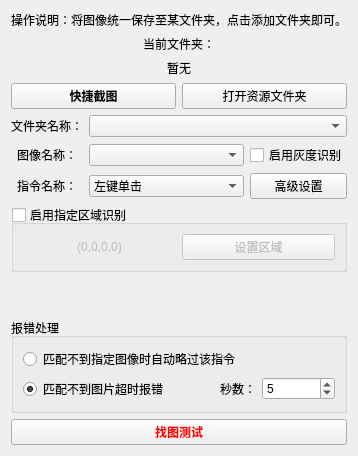
       <widget class="QWidget" name="tab">
        <attribute name="title">
         <string>图像点击</string>
        </attribute>
        <layout class="QVBoxLayout" name="verticalLayout_12">
         <item>
          <widget class="QLabel" name="label">
           <property name="text">
            <string>操作说明：将图像统一保存至某文件夹，点击添加文件夹即可。</string>
           </property>
           <property name="alignment">
            <set>Qt::AlignCenter</set>
           </property>
           <property name="wordWrap">
            <bool>false</bool>
           </property>
          </widget>
         </item>
         <item>
          <layout class="QVBoxLayout" name="verticalLayout_2">
           <item>
            <layout class="QVBoxLayout" name="verticalLayout">
             <item>
              <widget class="QLabel" name="label_2">
               <property name="text">
                <string>当前文件夹：</string>
               </property>
               <property name="alignment">
                <set>Qt::AlignCenter</set>
               </property>
              </widget>
             </item>
             <item>
              <widget class="QLabel" name="label_3">
               <property name="text">
                <string>暂无</string>
               </property>
               <property name="alignment">
                <set>Qt::AlignCenter</set>
               </property>
               <property name="wordWrap">
                <bool>false</bool>
               </property>
              </widget>
             </item>
            </layout>
           </item>
          </layout>
         </item>
         <item>
          <layout class="QHBoxLayout" name="horizontalLayout_4">
           <item>
            <widget class="QPushButton" name="pushButton">
             <property name="font">
              <font>
               <family>微软雅黑</family>
               <weight>75</weight>
               <bold>true</bold>
              </font>
             </property>
             <property name="text">
              <string>快捷截图</string>
             </property>
            </widget>
           </item>
           <item>
            <widget class="QPushButton" name="pushButton_7">
             <property name="font">
              <font>
               <family>SimSun</family>
               <weight>50</weight>
               <bold>false</bold>
              </font>
             </property>
             <property name="text">
              <string>打开资源文件夹</string>
             </property>
            </widget>
           </item>
          </layout>
         </item>
         <item>
          <layout class="QGridLayout" name="gridLayout">
           <item row="1" column="0">
            <widget class="QLabel" name="label_4">
             <property name="text">
              <string>图像名称：</string>
             </property>
             <property name="alignment">
              <set>Qt::AlignCenter</set>
             </property>
            </widget>
           </item>
           <item row="1" column="4">
            <widget class="QCheckBox" name="checkBox">
             <property name="enabled">
              <bool>true</bool>
             </property>
             <property name="text">
              <string>启用灰度识别</string>
             </property>
             <property name="checked">
              <bool>false</bool>
             </property>
            </widget>
           </item>
           <item row="0" column="0">
            <widget class="QLabel" name="label_36">
             <property name="text">
              <string>文件夹名称：</string>
             </property>
             <property name="alignment">
              <set>Qt::AlignCenter</set>
             </property>
            </widget>
           </item>
           <item row="2" column="0">
            <widget class="QLabel" name="label_5">
             <property name="text">
              <string>指令名称：</string>
             </property>
             <property name="alignment">
              <set>Qt::AlignCenter</set>
             </property>
            </widget>
           </item>
           <item row="0" column="1" colspan="4">
            <widget class="QComboBox" name="comboBox_8">
             <property name="layoutDirection">
              <enum>Qt::LeftToRight</enum>
             </property>
             <property name="currentText">
              <string/>
             </property>
             <property name="insertPolicy">
              <enum>QComboBox::NoInsert</enum>
             </property>
             <property name="sizeAdjustPolicy">
              <enum>QComboBox::AdjustToContents</enum>
             </property>
            </widget>
           </item>
           <item row="1" column="1" colspan="3">
            <widget class="QComboBox" name="comboBox"/>
           </item>
           <item row="2" column="4">
            <widget class="QPushButton" name="pushButton_11">
             <property name="styleSheet">
              <string notr="true"/>
             </property>
             <property name="text">
              <string>高级设置</string>
             </property>
            </widget>
           </item>
           <item row="2" column="1" colspan="3">
            <widget class="QComboBox" name="comboBox_2">
             <property name="currentIndex">
              <number>0</number>
             </property>
             <item>
              <property name="text">
               <string>左键单击</string>
              </property>
             </item>
             <item>
              <property name="text">
               <string>左键双击</string>
              </property>
             </item>
             <item>
              <property name="text">
               <string>右键单击</string>
              </property>
             </item>
             <item>
              <property name="text">
               <string>右键双击</string>
              </property>
             </item>
             <item>
              <property name="text">
               <string>仅移动鼠标</string>
              </property>
             </item>
            </widget>
           </item>
          </layout>
         </item>
         <item>
          <widget class="QGroupBox" name="groupBox_57">
           <property name="enabled">
            <bool>true</bool>
           </property>
           <property name="title">
            <string>启用指定区域识别</string>
           </property>
           <property name="checkable">
            <bool>true</bool>
           </property>
           <property name="checked">
            <bool>false</bool>
           </property>
           <layout class="QHBoxLayout" name="horizontalLayout_9">
            <item>
             <widget class="QLabel" name="label_155">
              <property name="text">
               <string>(0,0,0,0)</string>
              </property>
              <property name="alignment">
               <set>Qt::AlignCenter</set>
              </property>
             </widget>
            </item>
            <item>
             <widget class="QPushButton" name="pushButton_50">
              <property name="text">
               <string>设置区域</string>
              </property>
             </widget>
            </item>
           </layout>
          </widget>
         </item>
         <item>
          <spacer name="verticalSpacer_2">
           <property name="orientation">
            <enum>Qt::Vertical</enum>
           </property>
           <property name="sizeHint" stdset="0">
            <size>
             <width>20</width>
             <height>40</height>
            </size>
           </property>
          </spacer>
         </item>
         <item>
          <widget class="QGroupBox" name="groupBox_3">
           <property name="title">
            <string>报错处理</string>
           </property>
           <layout class="QGridLayout" name="gridLayout_13">
            <item row="0" column="0" colspan="2">
             <widget class="QRadioButton" name="radioButton_2">
              <property name="layoutDirection">
               <enum>Qt::LeftToRight</enum>
              </property>
              <property name="text">
               <string>匹配不到指定图像时自动略过该指令</string>
              </property>
             </widget>
            </item>
            <item row="1" column="0">
             <widget class="QRadioButton" name="radioButton_4">
              <property name="text">
               <string>匹配不到图片超时报错</string>
              </property>
              <property name="checked">
               <bool>true</bool>
              </property>
             </widget>
            </item>
            <item row="1" column="1">
             <layout class="QHBoxLayout" name="horizontalLayout_15">
              <item>
               <widget class="QLabel" name="label_42">
                <property name="text">
                 <string>秒数：</string>
                </property>
                <property name="alignment">
                 <set>Qt::AlignRight|Qt::AlignTrailing|Qt::AlignVCenter</set>
                </property>
               </widget>
              </item>
              <item>
               <widget class="QSpinBox" name="spinBox_4">
                <property name="maximum">
                 <number>9999</number>
                </property>
                <property name="value">
                 <number>5</number>
                </property>
               </widget>
              </item>
             </layout>
            </item>
           </layout>
          </widget>
         </item>
         <item>
          <widget class="QPushButton" name="pushButton_6">
           <property name="palette">
            <palette>
             <active>
              <colorrole role="ButtonText">
               <brush brushstyle="SolidPattern">
                <color alpha="255">
                 <red>255</red>
                 <green>0</green>
                 <blue>0</blue>
                </color>
               </brush>
              </colorrole>
             </active>
             <inactive>
              <colorrole role="ButtonText">
               <brush brushstyle="SolidPattern">
                <color alpha="255">
                 <red>255</red>
                 <green>0</green>
                 <blue>0</blue>
                </color>
               </brush>
              </colorrole>
             </inactive>
             <disabled>
              <colorrole role="ButtonText">
               <brush brushstyle="SolidPattern">
                <color alpha="255">
                 <red>120</red>
                 <green>120</green>
                 <blue>120</blue>
                </color>
               </brush>
              </colorrole>
             </disabled>
            </palette>
           </property>
           <property name="font">
            <font>
             <family>微软雅黑</family>
             <weight>75</weight>
             <bold>true</bold>
            </font>
           </property>
           <property name="text">
            <string>找图测试</string>
           </property>
          </widget>
         </item>
        </layout>
       </widget>
